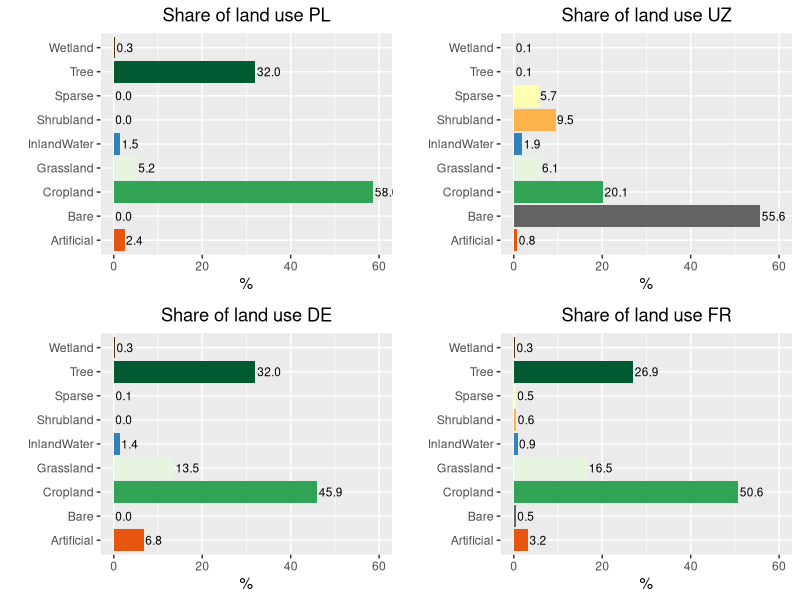
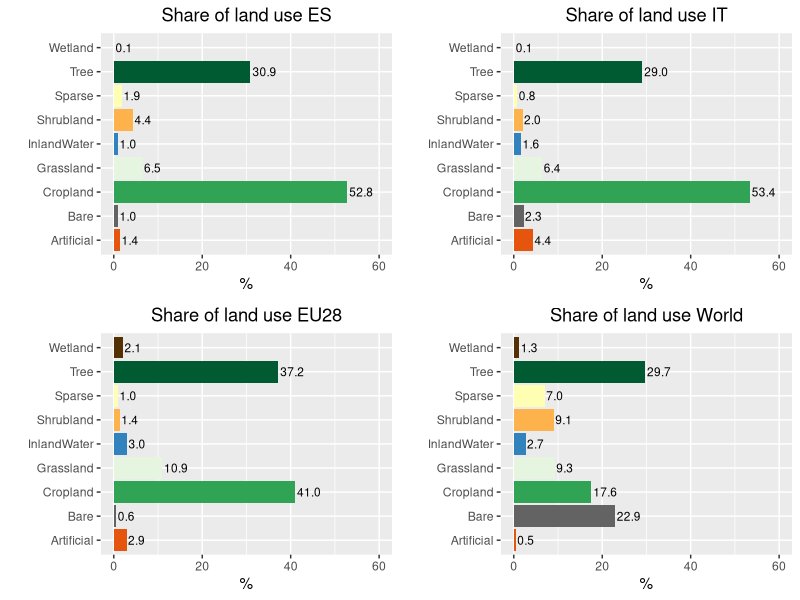

Recreate these plots in R, in order.
## ---- chunk 1
require(ggplot2)
library("dplyr")
library(RColorBrewer)
library(ggpubr)

# Bare;Cropland;Tree;Grassland;Shrubland;Sparse;Artificial;InlandWater;Wetland
mycolors <- c( '#e6550d', '#636363', '#31a354', '#e5f5e0', '#3182bd', '#feb24c', '#ffffb3', '#005a32', '#543005')

showBP <- function(country, cname) {
  p <- ggplot(d, aes(x = class, y=country, fill=class )) +
    geom_bar(stat="identity") +
    xlab(label="") + ylab(label="% ") +
    ##coord_cartesian(ylim = c(0, 60)) +
    scale_y_continuous(name="%", limits=c(0, 60)) +
    coord_flip()+ ggtitle(sprintf ("Share of land use %s", cname)) +
    theme(plot.title = element_text(hjust = 0.5)) +
    scale_fill_manual(values = mycolors) +
    geom_text(aes(label=sprintf ("%.1f", country)), hjust=-.08, color="black", size=3.0) +
    ###scale_color_discrete(guide=F) +
    theme(legend.position="none")

  return(p)
}

d <- read.csv("land_cover_2015_percent_byCountry.csv", sep = ';', dec = ".",  header=T, na.string="NA");

p1 <- showBP(d$Poland, 'PL');
p2 <- showBP(d$Uzbekistan, 'UZ');
p3 <- showBP(d$Germany, 'DE');
p4 <- showBP(d$France, 'FR');
p5 <- showBP(d$Spain, 'ES');
p6 <- showBP(d$Italy, 'IT');
p7 <- showBP(d$EU28, 'EU28');
p8 <- showBP(d$World, 'World');

ggarrange(p1, p2, p3, p4,  ncol = 2, nrow = 2)
## ---- chunk 2
ggarrange(p5, p6, p7, p8, ncol=2, nrow=2)
